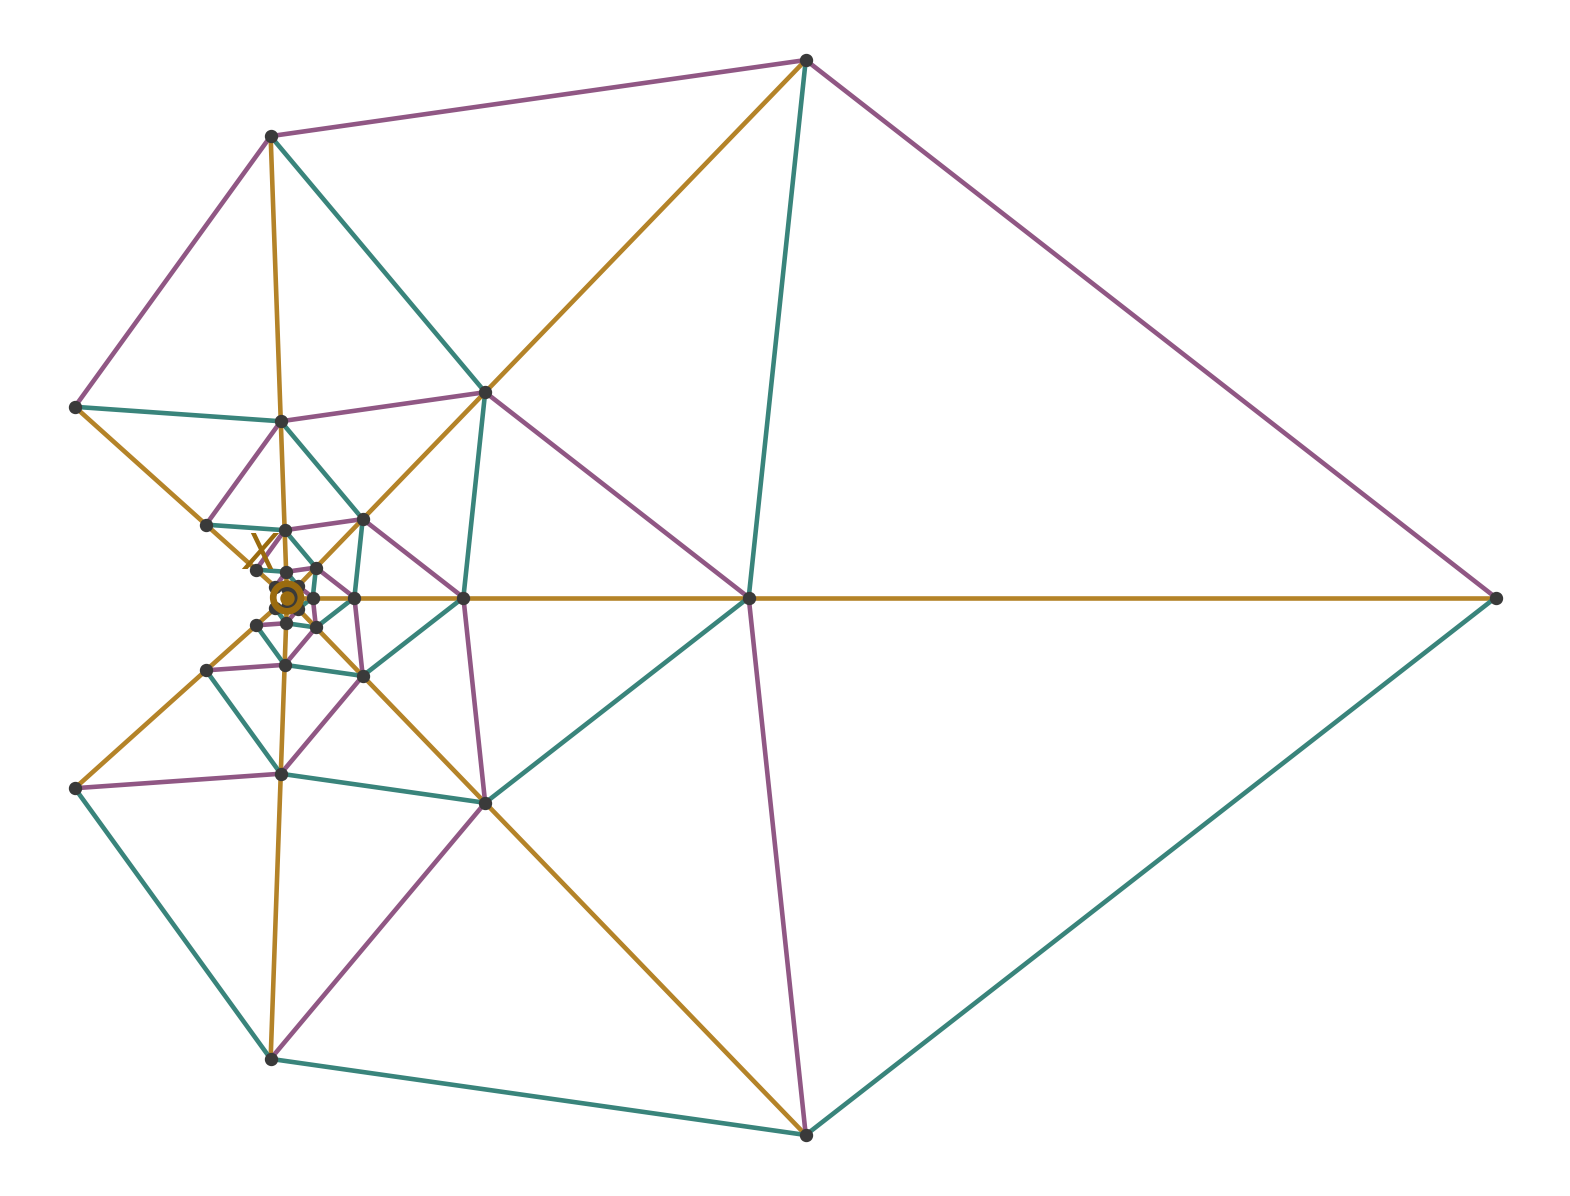

This figure's Python source:
"""fig06_golden_center_grid.py — Figure: center grid of the golden configuration, three rings.

Purpose (Section 5): every cell triangle is similar to every other
(Theorem 3.4), and the horizontal rows lie on straight rays through X
(Corollary 5.3). Improvement: the three lattice directions are drawn in the
row/arm colors of Proposition 5.4 (gold rows, teal and plum diagonals), and
the limit point X = (-sqrt5, 0) is marked, so the ray structure is visible
rather than implied.
"""
import doylefig as D

B = D.PHI
cen, rad = D.build_config(B * B, B, 3)

fig, ax = D.new_axes((6.6, 5.2))
D.draw_grid(ax, cen, lw=1.1)
for z in cen.values():
    ax.plot(z.real, z.imag, "o", ms=2.2, color="#3A3A3A", zorder=4)
D.mark_X(ax, D.family_X(B))
xs = [z.real for z in cen.values()] + [D.family_X(B) - 0.6]
ys = [z.imag for z in cen.values()]
D.fit_view(ax, xs, ys)
D.save(fig, "fig06_golden_center_grid")
